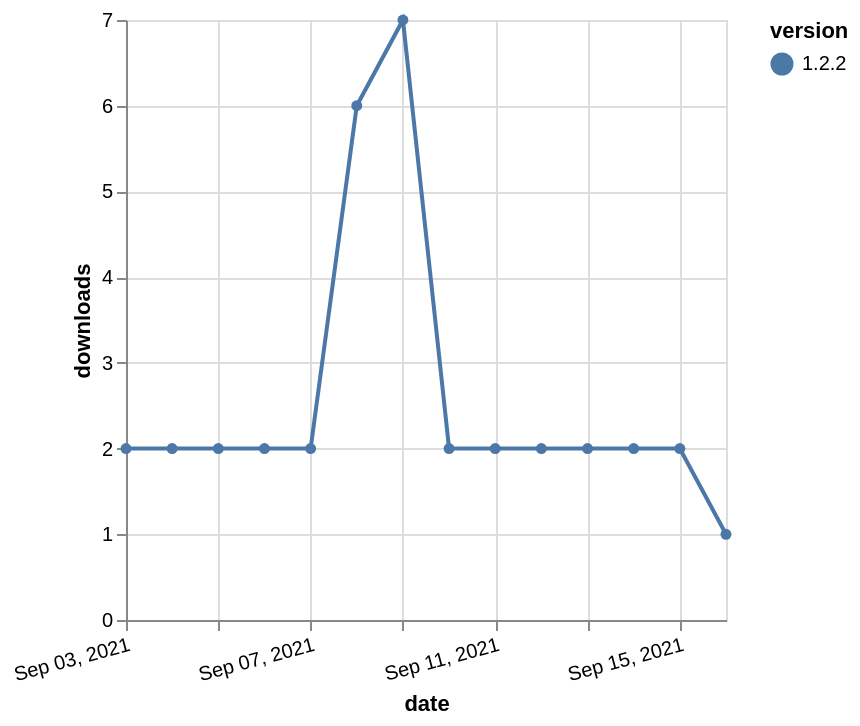

This figure's Vega-Lite source:
### Vega-Lite specification from a JSON file in a GitHub repository (floating-point values rounded to 4 significant figures)
{"$schema": "https://vega.github.io/schema/vega-lite/v5.json", "description": "A simple bar chart with embedded data.", "data": {"values": [{"date": "2021-09-03", "total": 2753, "delta": 2, "version": "1.2.2"}, {"date": "2021-09-04", "total": 2755, "delta": 2, "version": "1.2.2"}, {"date": "2021-09-05", "total": 2757, "delta": 2, "version": "1.2.2"}, {"date": "2021-09-06", "total": 2759, "delta": 2, "version": "1.2.2"}, {"date": "2021-09-07", "total": 2761, "delta": 2, "version": "1.2.2"}, {"date": "2021-09-08", "total": 2767, "delta": 6, "version": "1.2.2"}, {"date": "2021-09-09", "total": 2774, "delta": 7, "version": "1.2.2"}, {"date": "2021-09-10", "total": 2776, "delta": 2, "version": "1.2.2"}, {"date": "2021-09-11", "total": 2778, "delta": 2, "version": "1.2.2"}, {"date": "2021-09-12", "total": 2780, "delta": 2, "version": "1.2.2"}, {"date": "2021-09-13", "total": 2782, "delta": 2, "version": "1.2.2"}, {"date": "2021-09-14", "total": 2784, "delta": 2, "version": "1.2.2"}, {"date": "2021-09-15", "total": 2786, "delta": 2, "version": "1.2.2"}, {"date": "2021-09-16", "total": 2787, "delta": 1, "version": "1.2.2"}]}, "width": "container", "mark": {"type": "line", "point": {"filled": true}}, "encoding": {"x": {"field": "date", "type": "temporal", "timeUnit": "yearmonthdate", "title": "date", "axis": {"labelAngle": -15}}, "y": {"field": "delta", "type": "quantitative", "title": "downloads"}, "color": {"field": "version", "type": "nominal"}, "tooltip": {"field": "delta"}}}
